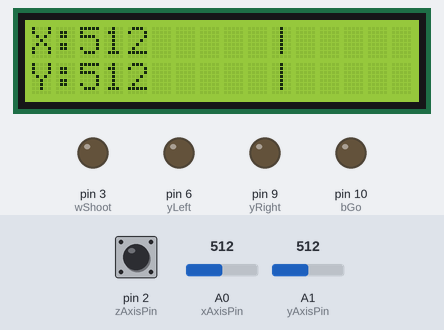
This sketch was run on a simulated Arduino Uno, built with avr-gcc and run on an emulated ATmega328P. On the bench: 16×2 character LCD, output pins drawn as LEDs (lit = HIGH). Dashed ring = blinking. Inputs (shaded band) come from the test bench; at power-on: A1 (yAxisPin) = 512, A0 (xAxisPin) = 512, pin 2 (zAxisPin) HIGH.

Above: at 4.2 s.
4.3 s: A1 (yAxisPin) set to 489
At 4.62 s:
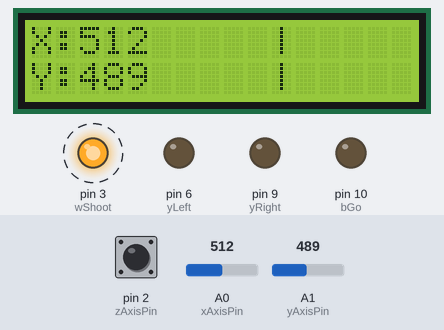
6.5 s: A0 (xAxisPin) set to 983
At 6.77 s:
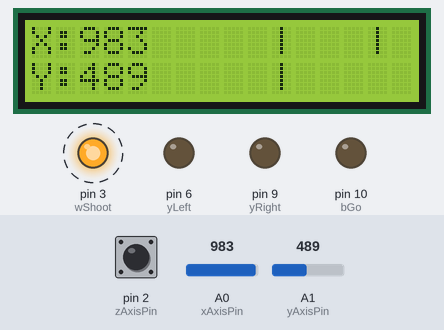
8.4 s: A0 (xAxisPin) set to 1016
At 8.71 s:
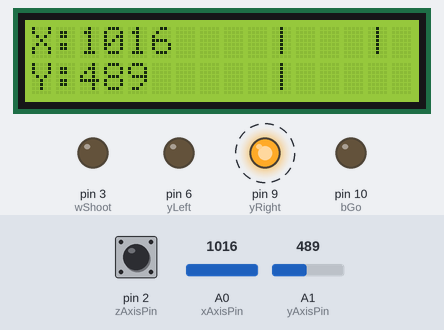
10.5 s: A1 (yAxisPin) set to 989
At 10.87 s:
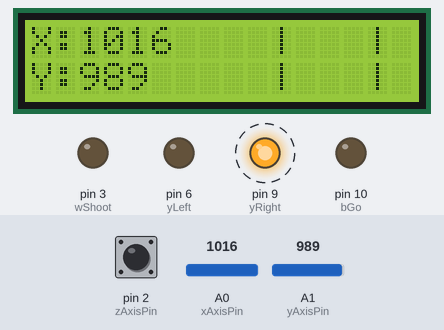
12.5 s: A1 (yAxisPin) set to 1014
At 12.82 s:
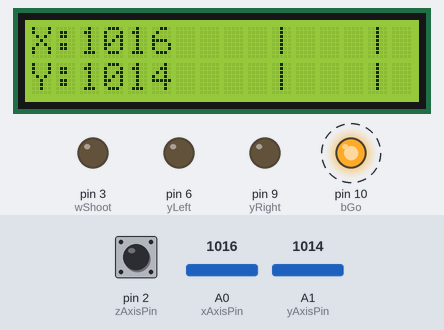
14.7 s: pin 2 (zAxisPin) pulled LOW for 0.15 s
At 14.98 s:
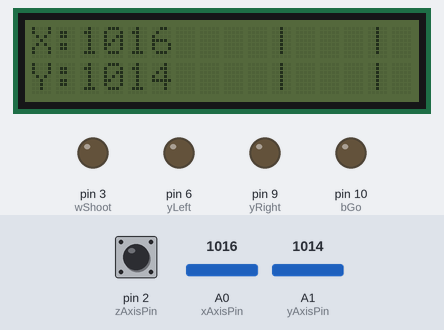
Timing chart, 0 to 17.3 s (numbered marks = the images above; inputs shaded):
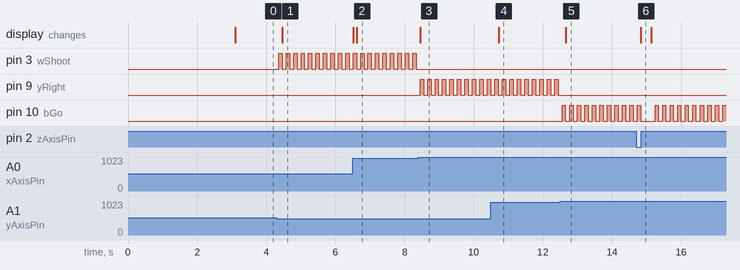

Measured:
- the behaviour switches between 501 and 500 on A1 (yAxisPin) (found by bisection; images 0 and 1)
- the behaviour switches between 999 and 1000 on A0 (xAxisPin) (found by bisection; images 2 and 3)
- the behaviour switches between 999 and 1000 on A1 (yAxisPin) (found by bisection; images 4 and 5)
- after the input at 4.3 s, pin 3 (wShoot): alternates HIGH for 0.10 s and LOW for 0.12 s, starting after 0.06 s; the display: changes after 0.17 s (image 1)
- after the input at 6.5 s, the display: first changes at once (image 2 shows a later state)
- after the input at 8.4 s, pin 3 (wShoot): stops changing and stays LOW; pin 9 (yRight): alternates HIGH for 0.10 s and LOW for 0.12 s, starting after 0.05 s; the display: changes after 0.05 s (image 3)
- after the input at 10.5 s, the display: changes after 0.22 s (image 4)
- after the input at 12.5 s, pin 9 (yRight): stops changing and stays LOW; pin 10 (bGo): alternates HIGH for 0.10 s and LOW for 0.12 s, starting after 0.06 s; the display: changes after 0.16 s (image 5)
- after the input at 14.7 s, the display: changes after 0.14 s (image 6)

The sketch:

AR18_joystick.ino
```cpp
/*
예제 6.5
조이스틱 입력
*/

// I2C 통신 라이브러리 설정
#include<Wire.h>
// I2C LCD 라리브러리 설정
#include<LiquidCrystal_I2C.h>

// LCD I2C address 설정 PCF8574:0x27, PCF8574A:0x3F
LiquidCrystal_I2C lcd(0x27,16,2); // LCD address:0x27, 16X2 LCD

// 0번 아날로그핀을 X 축 입력으로 설정
const int xAxisPin = 0;
// 1번 아날로그핀을 Y 축 입력으로 설정
const int yAxisPin = 1;
// 2번 디지털 입력 핀을 Z 축 입력으로 설정
const int zAxisPin =2;

//LED
const int wShoot = 3; //white Shoot
const int rStop = 5; //red Stop
const int bGo = 10;//blue gi
const int yRight = 9;//yellow Right
const int yLeft = 6;// yellow Left

void setup() {

// Z 축 입력은 디지털 입력으로 설정한다.
pinMode(zAxisPin,INPUT_PULLUP);

//LED
pinMode(wShoot,OUTPUT);
pinMode(rStop,OUTPUT);
pinMode(bGo,OUTPUT);
pinMode(yRight,OUTPUT);
pinMode(yLeft,OUTPUT);

lcd.init(); // LCD 설정
lcd.backlight(); // 백라이트를 켠다.

// 메세지를 표시한다.
lcd.print("ex 6.5");
lcd.setCursor(0,1);
lcd.print("Joystick");
// 3초동안 메세지를 표시한다.
delay(3000);

// 모든 메세지를 삭체한 뒤
// X축 Y축 문자를 출력한다.
lcd.clear();
lcd.setCursor(0,0);
lcd.print("X:");
lcd.setCursor(0,1);
lcd.print("Y:");
lcd.setCursor(15,1);
}

void loop(){

// X, Y, Z 축 값을 읽는다.
int xValue = analogRead(xAxisPin);
int yValue = analogRead(yAxisPin);
int zValue = digitalRead(zAxisPin);

// 그래프를 그리기 위해서 X, Y 값을 조절한다.
int xDisplay = map(xValue,0,1023,6,15);
int yDisplay = map(yValue,0,1023,6,15);

// 첫 째 줄에 전에 표시했던 내용을 지운다.
lcd.setCursor(2,0);
lcd.print(" "); // 14칸 공백
// X 축의 ADC 값을 출력한다.
lcd.setCursor(2,0);
lcd.print(xValue);
if(xValue>=500 && yValue>=1000)

{

digitalWrite(bGo, HIGH);
delay(100);
digitalWrite(bGo,LOW);
}

else if(xValue>=1000 && yValue<=1000)

{

digitalWrite(yRight, HIGH);
delay(100);
digitalWrite(yRight,LOW);
}

else if(xValue<=1000 && yValue<=500)

{

digitalWrite(wShoot, HIGH);
delay(100);
digitalWrite(wShoot,LOW);
}

else if(xValue<=500 && yValue<=1000)

{

digitalWrite(rStop, HIGH);
delay(100);
digitalWrite(rStop,LOW);
}

else if(zValue == LOW)
{
digitalWrite(bGo, HIGH);
digitalWrite(yRight, HIGH);

digitalWrite(rStop, HIGH);

digitalWrite(wShoot, HIGH);
delay(200);

digitalWrite(bGo,LOW);
digitalWrite(rStop,LOW);
digitalWrite(yRight,LOW);
digitalWrite(wShoot,LOW);

}
// 조이스틱의 X 값에 따라 그래프를 출력한다
lcd.setCursor(xDisplay,0);
lcd.print("|");
// 둘째 줄에 전에 표시했던 내용을 지운다.
lcd.setCursor(2,1);
lcd.print(" "); // 14칸 공백
// Y 축의 ADC 값을 출력한다.
lcd.setCursor(2,1);
lcd.print(yValue);
// 조이스틱의 Y 값에 따라 그래프를 출력한다
lcd.setCursor(yDisplay,1);
lcd.print("|");
// Z 방향으로 눌렸을 때 백라이트를 점멸한다.
if(zValue==LOW){
lcd.noBacklight();
delay(300);
lcd.backlight();
}
delay(100);
}
```
